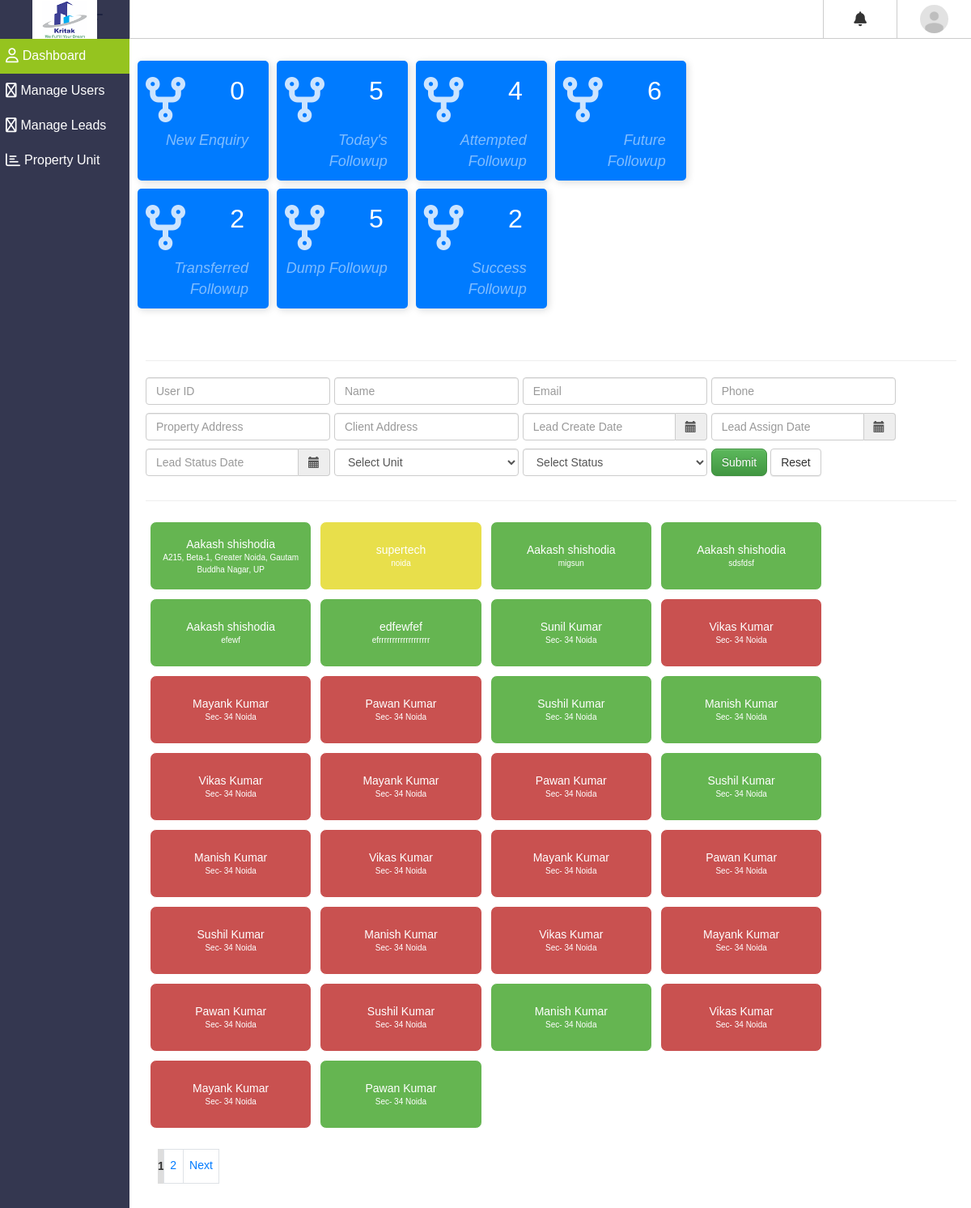
Screenshot of /index.php/admin/admin_dashboard with the database file from the repository.
### tables this page shows
CREATE TABLE `sq_setting` (
  `id` int(11) NOT NULL,
  `site` varchar(255) NOT NULL,
  `tagline` varchar(200) NOT NULL,
  `logo` varchar(500) NOT NULL,
  `admin_email` varchar(255) NOT NULL,
  `personal_email` varchar(255) NOT NULL
);

CREATE TABLE `sq_lead` (
  `id` int(11) NOT NULL,
  `name` varchar(500) NOT NULL,
  `assign_to` int(11) NOT NULL,
  `created_by` int(11) NOT NULL,
  `user_type` int(11) NOT NULL DEFAULT 1,
  `assign_date` date DEFAULT NULL,
  `email` varchar(500) NOT NULL,
  `phone` bigint(20) NOT NULL,
  `alt_phone` bigint(20) NOT NULL,
  `property_address` text NOT NULL,
  `client_address` text NOT NULL,
  `available_unit` varchar(1000) NOT NULL,
  `remark` text NOT NULL,
  `reference` text NOT NULL,
  `lead_date` date NOT NULL,
  `status` int(11) NOT NULL DEFAULT 1,
  `status_remark` varchar(500) NOT NULL,
  `status_date` date DEFAULT NULL,
  `active` int(11) NOT NULL DEFAULT 1
);

### application/views/admin/dashboard.php (the view, shortened to what the rows shown need)
<div class="mt-2 ex1 top-space-hea" >
    <div class="row">
     <div class="col-md-12">
        <div id="table1" class="ex2">
            <div class="content-wrapper content-wrapper--with-bg">
                <div class="row m-0">
                  <?php foreach ($inventories as $inventory): ?>
                    <div class="column" onclick="openTab('b1');" style="background:<?=$inventory->color_code?>;">
                        <a href="<?=base_url('index.php/lead/view_lead/').$inventory->id?>">
                            <p class="title"><?=$inventory->name?></p>
                            <p class="lead-des"><?=$inventory->property_address?></p>
                        </a>
                    </div>
                  <?php endforeach; ?>
                </div>
            </div>
          </div>
        </div>
      </div>
    </div>

### application/views/templates/admin_header.php (shortened to what the rows shown need)
<!DOCTYPE html>
<html lang="en">
<head>
    <link rel="stylesheet" href="<?=base_url('css/style.css')?>">
    <link rel="stylesheet" href="https://cdnjs.cloudflare.com/ajax/libs/twitter-bootstrap/4.5.2/css/bootstrap.css">
    <link rel="stylesheet" href="https://maxcdn.bootstrapcdn.com/bootstrap/3.3.7/css/bootstrap.min.css">
    <link rel="stylesheet" href="https://maxcdn.bootstrapcdn.com/bootstrap/3.2.0/css/bootstrap.min.css">
    <link rel="stylesheet" href="https://cdnjs.cloudflare.com/ajax/libs/bootstrap-datepicker/1.3.0/css/datepicker.css">
    <link rel="stylesheet" href="<?=base_url('css/bootstrap3.3.5.css')?>">
    <link rel="stylesheet" href="<?=base_url('css/bootstrap-multiselect.css')?>">
    <link rel="stylesheet" href="<?=base_url('css/shared-components.css')?>">
</head>
<?php print_r($this->uri->segment(1)); ?>
    <body class="sidebar-is-reduced">
    <div class="l-sidebar">
        <div class="logo">
            <a href="<?=base_url('index.php/admin/admin_dashboard')?>">
                <div class="logo__txt"><img src="<?=base_url('media/logo/'.$logo)?>" class="logo-img" title="<?=$site;?> (<?=$tagline;?>)"></div>
            </a>
        </div>
        </div>

### rows the page displays
sq_setting: logo (picture)
sq_lead: name "Aakash shishodia", property_address "A215, Beta-1, Greater Noida, Gautam Buddha Nagar, UP"
sq_lead: name "supertech", property_address "noida"
sq_lead: name "Aakash shishodia", property_address "migsun"
sq_lead: name "Aakash shishodia", property_address "sdsfdsf"
sq_lead: name "Aakash shishodia", property_address "efewf"
sq_lead: name "edfewfef", property_address "efrrrrrrrrrrrrrrrrrrr"
sq_lead: name "Sunil Kumar", property_address "Sec- 34 Noida"
sq_lead: name "Vikas Kumar", property_address "Sec- 34 Noida"
sq_lead: name "Mayank Kumar", property_address "Sec- 34 Noida"
sq_lead: name "Pawan Kumar", property_address "Sec- 34 Noida"
sq_lead: name "Sushil Kumar", property_address "Sec- 34 Noida"
sq_lead: name "Manish Kumar", property_address "Sec- 34 Noida"
sq_lead: name "Vikas Kumar", property_address "Sec- 34 Noida"
sq_lead: name "Mayank Kumar", property_address "Sec- 34 Noida"
sq_lead: name "Pawan Kumar", property_address "Sec- 34 Noida"
sq_lead: name "Sushil Kumar", property_address "Sec- 34 Noida"
sq_lead: name "Manish Kumar", property_address "Sec- 34 Noida"
sq_lead: name "Vikas Kumar", property_address "Sec- 34 Noida"
sq_lead: name "Mayank Kumar", property_address "Sec- 34 Noida"
sq_lead: name "Pawan Kumar", property_address "Sec- 34 Noida"
sq_lead: name "Sushil Kumar", property_address "Sec- 34 Noida"
sq_lead: name "Manish Kumar", property_address "Sec- 34 Noida"
sq_lead: name "Vikas Kumar", property_address "Sec- 34 Noida"
sq_lead: name "Mayank Kumar", property_address "Sec- 34 Noida"
sq_lead: name "Pawan Kumar", property_address "Sec- 34 Noida"
sq_lead: name "Sushil Kumar", property_address "Sec- 34 Noida"
sq_lead: name "Manish Kumar", property_address "Sec- 34 Noida"
sq_lead: name "Vikas Kumar", property_address "Sec- 34 Noida"
sq_lead: name "Mayank Kumar", property_address "Sec- 34 Noida"
sq_lead: name "Pawan Kumar", property_address "Sec- 34 Noida"

### other values shown
$new_leads "0"
$today_leads "5"
$attempted_leads "4"
$future_followup "6"
$transfered_leads "2"
$dump_leads "5"
$success_leads "2"
$links "1 2 Next"
